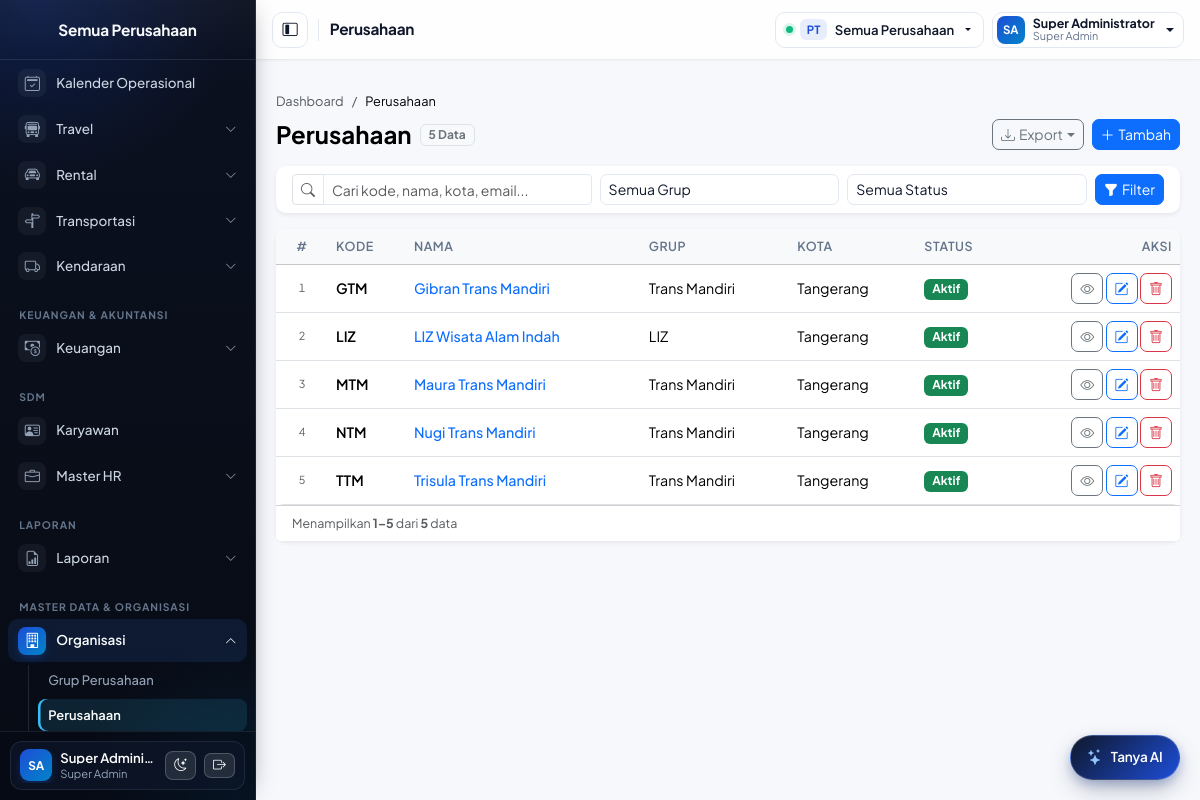
The page /pages/companies/index.php (signed in) on the database its author committed.
### tables this page shows
CREATE TABLE `companies` (
  `id` INT(11) NOT NULL AUTO_INCREMENT,
  `group_id` INT(11) NOT NULL,
  `code` VARCHAR(15) NOT NULL,
  `name` VARCHAR(255) NOT NULL,
  `note` VARCHAR(2000) DEFAULT NULL,
  `phone_number` VARCHAR(20) DEFAULT NULL,
  `website` VARCHAR(300) DEFAULT NULL,
  `email` VARCHAR(200) DEFAULT NULL,
  `address` VARCHAR(1000) DEFAULT NULL,
  `city` VARCHAR(100) DEFAULT NULL,
  `logo` VARCHAR(255) DEFAULT NULL,
  `stamp` VARCHAR(255) DEFAULT NULL,
  `bot_secret` VARCHAR(128) DEFAULT NULL,
  `bot_phone` VARCHAR(30) DEFAULT NULL,
  `is_active` TINYINT(1) NOT NULL DEFAULT 1,
  `created_user` VARCHAR(255) DEFAULT NULL,
  `created_date` DATETIME NOT NULL DEFAULT CURRENT_TIMESTAMP,
  `modified_user` VARCHAR(255) DEFAULT NULL,
  `modified_date` DATETIME DEFAULT NULL,
  PRIMARY KEY (`id`),
  UNIQUE KEY `uq_companies_code` (`code`),
  UNIQUE KEY `uq_companies_bot_secret` (`bot_secret`),
  KEY `ix_companies_group` (`group_id`),
  CONSTRAINT `fk_companies_group` FOREIGN KEY (`group_id`) REFERENCES `groups` (`id`) ON DELETE RESTRICT
);

CREATE TABLE `groups` (
  `id` INT(11) NOT NULL AUTO_INCREMENT,
  `code` VARCHAR(15) NOT NULL,
  `name` VARCHAR(255) NOT NULL,
  `note` VARCHAR(2000) DEFAULT NULL,
  `is_active` TINYINT(1) NOT NULL DEFAULT 1,
  `created_user` VARCHAR(255) DEFAULT NULL,
  `created_date` DATETIME NOT NULL DEFAULT CURRENT_TIMESTAMP,
  `modified_user` VARCHAR(255) DEFAULT NULL,
  `modified_date` DATETIME DEFAULT NULL,
  PRIMARY KEY (`id`),
  UNIQUE KEY `uq_groups_code` (`code`)
);

### config/database.php (called while the page is built, shortened)
<?php
function db(): mysqli
{
    static $conn = null;
    if ($conn instanceof mysqli) {
        return $conn;
    }
    try {
        $conn = new mysqli(DB_HOST, DB_USER, DB_PASS, DB_NAME);
        $conn->set_charset('utf8mb4');
    } catch (mysqli_sql_exception $e) {
        http_response_code(500);
        error_log('DB connection failed: ' . $e->getMessage());
        exit('Koneksi database gagal. Periksa konfigurasi.');
    }
    return $conn;
}

### includes/auth.php (called while the page is built, shortened)
<?php
function is_super_admin(): bool
{
    return ($_SESSION['role_name'] ?? '') === 'Super Admin';
}
function active_company_id(): ?int
{
    $id = $_SESSION['company_id'] ?? null;
    return $id === null ? null : (int) $id;
}
function can(string $permission): bool
{
    if (is_super_admin()) {
        return true;
    }
    return in_array($permission, $_SESSION['permissions'] ?? [], true);
}
function company_scope(string $column = 'company_id'): array
{
    if (is_super_admin()) {
        return ['1=1', '', []];
    }
    $cid = active_company_id();
    return ["{$column} = ?", 'i', [$cid]];
}
function accessible_companies(bool $force_refresh = false): array
{
    $is_sa = is_super_admin() ? 1 : 0;
    if ($is_sa) {
        $rows = db()->query('SELECT id, code, name, logo FROM companies WHERE is_active = 1 ORDER BY name')->fetch_all(MYSQLI_ASSOC);
    }
    return $rows;
}

### includes/grid_export.php (called while the page is built, shortened)
<?php
function ui_export_actions(?array $extra_query = null): array
{
    $q = $_GET;
    unset($q['page'], $q['export']);
    $xlsx_url = '?' . http_build_query(array_merge($q, ['export' => 'xlsx']));
    $pdf_url  = '?' . http_build_query(array_merge($q, ['export' => 'pdf']));
    return [
        [
            'label' => 'Export',
            'icon'  => 'download',
            'class' => 'btn btn-outline-secondary btn-sm dropdown-toggle',
            'items' => [
                [
                    'label'      => 'Excel (.xlsx)',
                    'icon'       => 'file-earmark-excel',
                    'icon_class' => 'text-success',
                    'href'       => $xlsx_url,
                ],
                [
                    'label'      => 'PDF (.pdf)',
                    'icon'       => 'file-earmark-pdf',
                    'icon_class' => 'text-danger',
                    'href'       => $pdf_url,
                ],
            ],
        ],
    ];
}

### pages/companies/index.php (the view, shortened to what this page needs)
<?php
require_once __DIR__ . '/../../config/config.php';
[$where, $types, $params] = company_scope('c.id');
$q        = trim((string) ($_GET['q'] ?? ''));
$group_id = (int) ($_GET['group_id'] ?? 0);
$status   = trim((string) ($_GET['status'] ?? ''));
$per_page = resolve_per_page();
$st = db()->prepare("SELECT COUNT(*) FROM companies c WHERE {$where}");
$st->execute();
$total = (int) $st->get_result()->fetch_row()[0];
$p = paginate($total, (int) ($_GET['page'] ?? 1), $per_page);
$st = db()->prepare("SELECT c.id, c.code, c.name, c.city, c.is_active, g.name AS group_name
                     FROM companies c JOIN groups g ON g.id = c.group_id
                     WHERE {$where} ORDER BY c.name LIMIT ? OFFSET ?");
$st->bind_param($types . 'ii', ...[...$params, $p['per_page'], $p['offset']]);
$st->execute();
$rows = $st->get_result()->fetch_all(MYSQLI_ASSOC);
$header_actions = ui_export_actions();
if (is_super_admin() && can('companies.manage')) {
    $header_actions[] = ['label' => 'Tambah', 'icon' => 'plus-lg', 'href' => 'pages/companies/detail.php', 'class' => 'btn btn-primary btn-sm'];
}
require __DIR__ . '/../../includes/header.php';
?>
<main class="col-12 col-md-9 col-lg-10 p-3 p-lg-4">
    <?= ui_page_header(
        'Perusahaan',
        ['Dashboard' => 'pages/dashboard/index.php', 'Perusahaan' => null],
        [['text' => number_format($total, 0, ',', '.') . ' Data', 'class' => 'bg-light text-secondary border']],
        $header_actions
    ) ?>
    <div class="card shadow-sm border-0 mb-3">
        <div class="card-body py-2 px-3">
            <form method="get" class="row g-2 align-items-center erp-filter-bar erp-filter-bar-wide">
                <div class="col-12 col-md-4 col-lg-3 erp-filter-q">
                    <div class="input-group input-group-sm">
                        <span class="input-group-text bg-white text-muted"><i class="bi bi-search"></i></span>
                        <input type="text" name="q" class="form-control" placeholder="Cari kode, nama, kota, email..." value="<?= e($q) ?>">
                    </div>
                </div>
                <div class="col-6 col-md-3 col-lg-2 erp-filter-item">
                    <select name="group_id" class="form-select form-select-sm" onchange="this.form.submit()">
                        <option value="0">Semua Grup</option>
                    </select>
                </div>
                <div class="col-6 col-md-2 col-lg-2 erp-filter-item">
                    <select name="status" class="form-select form-select-sm" onchange="this.form.submit()">
                        <option value="">Semua Status</option>
                    </select>
                </div>
                <?= ui_filter_actions(APP_URL . '/pages/companies/index.php', ($q !== '' || $group_id > 0 || $status !== '')) ?>
            </form>
        </div>
    </div>
    <div class="card shadow-sm border-0">
        <div class="table-responsive">
            <table class="table table-hover mb-0 align-middle">
                <thead class="table-light">
                    <tr>
                        <th class="text-center" style="width: 52px;">#</th>
                        <th>Kode</th>
                        <th>Nama</th>
                        <th>Grup</th>
                        <th>Kota</th>
                        <th>Status</th>
                        <th class="text-end">Aksi</th>
                    </tr>
                </thead>
                <tbody>
                <?php foreach ($rows as $idx => $r): ?>
                    <tr>
                        <td class="text-center text-muted small"><?= number_format($p['offset'] + $idx + 1, 0, ',', '.') ?></td>
                        <td><span class="fw-semibold"><?= e($r['code']) ?></span></td>
                        <td><a class="text-decoration-none fw-medium" href="<?= e(APP_URL) ?>/pages/companies/detail.php?id=<?= (int) $r['id'] ?>"><?= e($r['name']) ?></a></td>
                        <td><?= e($r['group_name']) ?></td>
                        <td><?= e($r['city'] ?: '-') ?></td>
                        <td><span class="badge bg-<?= $r['is_active'] ? 'success' : 'secondary' ?>"><?= $r['is_active'] ? 'Aktif' : 'Nonaktif' ?></span></td>
                        <td class="text-end text-nowrap">
                            <a class="btn btn-sm btn-outline-secondary" href="<?= e(APP_URL) ?>/pages/companies/detail.php?id=<?= (int) $r['id'] ?>" title="Detail" aria-label="Detail"><i class="bi bi-eye"></i></a>
                            <?php if (can('companies.manage')): ?>
                                <a class="btn btn-sm btn-outline-primary" href="<?= e(APP_URL) ?>/pages/companies/detail.php?id=<?= (int) $r['id'] ?>" title="Ubah" aria-label="Ubah"><i class="bi bi-pencil-square"></i></a>
                                <?php if (is_super_admin()): ?>
                                    <form method="post" action="<?= e(APP_URL) ?>/pages/companies/delete.php" class="d-inline" onsubmit="return confirm('Hapus perusahaan ini?')">
                                        <button type="submit" class="btn btn-sm btn-outline-danger" title="Hapus" aria-label="Hapus"><i class="bi bi-trash"></i></button>
                                    </form>
                                <?php endif; ?>
                            <?php endif; ?>
                        </td>
                    </tr>
                <?php endforeach; ?>
                </tbody>
            </table>
        </div>
        <div class="card-footer bg-white d-flex flex-wrap justify-content-between align-items-center gap-2 py-2">
            <div class="small text-muted">
                <?php if ($total > 0):
                    $from = $p['offset'] + 1;
                    $to   = min($total, $p['offset'] + count($rows));
                ?>
                    Menampilkan <strong><?= number_format($from, 0, ',', '.') ?>&ndash;<?= number_format($to, 0, ',', '.') ?></strong> dari <strong><?= number_format($total, 0, ',', '.') ?></strong> data
                <?php else: ?>
                    Total <strong>0</strong> data
                <?php endif; ?>
            </div>
        </div>
    </div>
</main>
<?php require __DIR__ . '/../../includes/footer.php'; ?>

### rows shown on the page
companies: offset "1", code "GTM", name "Gibran Trans Mandiri", group.name "Trans Mandiri", city "Tangerang", is_active "Aktif"
companies: offset "2", code "LIZ", name "LIZ Wisata Alam Indah", group.name "LIZ", city "Tangerang", is_active "Aktif"
companies: offset "3", code "MTM", name "Maura Trans Mandiri", group.name "Trans Mandiri", city "Tangerang", is_active "Aktif"
companies: offset "4", code "NTM", name "Nugi Trans Mandiri", group.name "Trans Mandiri", city "Tangerang", is_active "Aktif"
companies: offset "5", code "TTM", name "Trisula Trans Mandiri", group.name "Trans Mandiri", city "Tangerang", is_active "Aktif"

### other values the page prints
$sidebarCompanyName "Semua Perusahaan"
$m['label'] "Kalender Operasional"
$m['label'] "Travel"
$m['label'] "Rental"
$m['label'] "Transportasi"
$m['label'] "Kendaraan"
$sec "KEUANGAN & AKUNTANSI"
$m['label'] "Keuangan"
$sec "SDM"
$m['label'] "Karyawan"
$m['label'] "Master HR"
$sec "LAPORAN"
$m['label'] "Laporan"
$sec "MASTER DATA & ORGANISASI"
$m['label'] "Organisasi"
